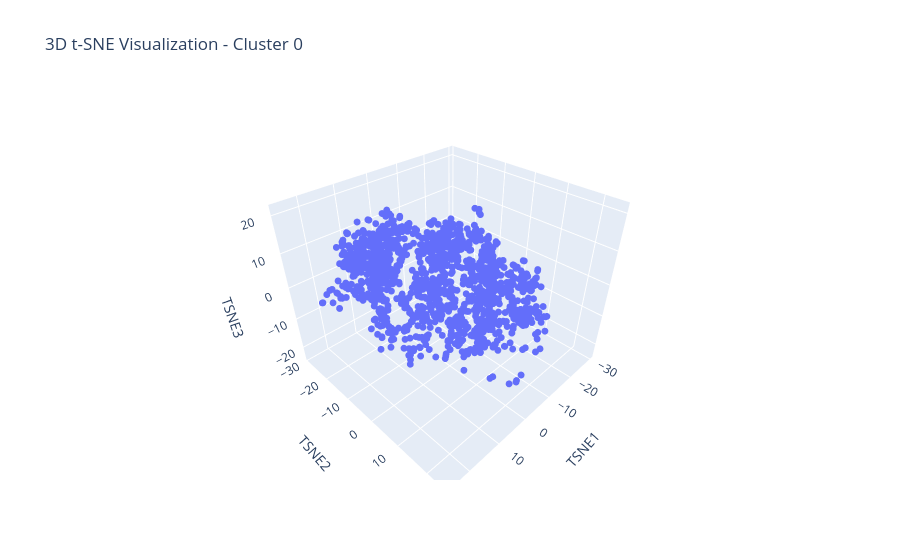
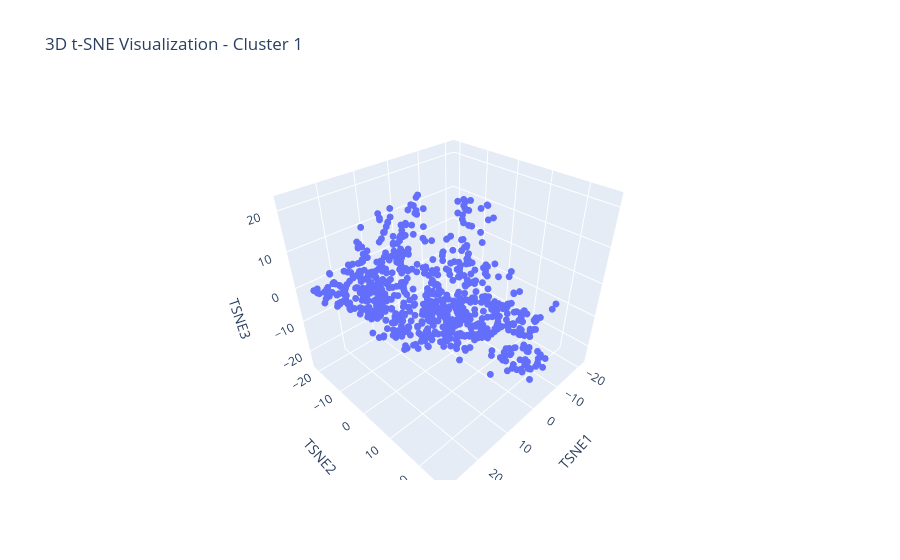
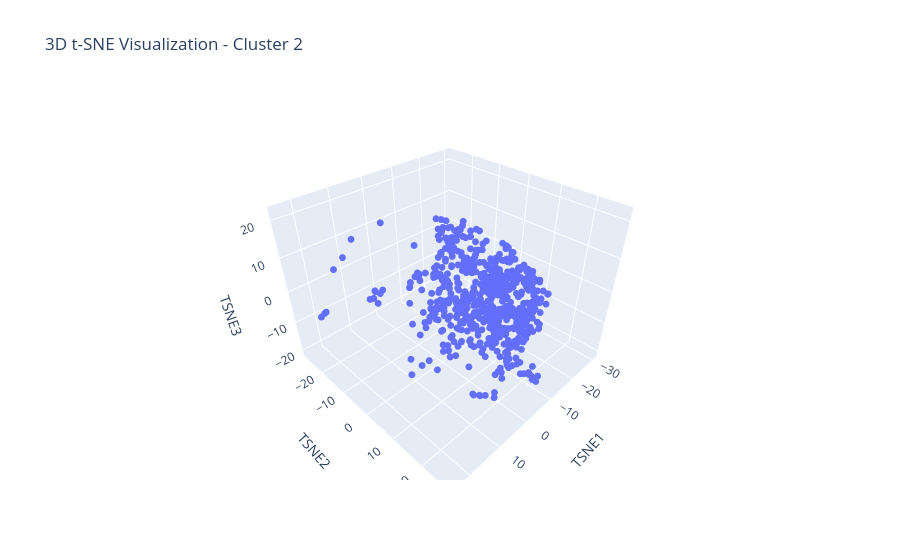

Source (notebook cell) for these figures, in order:
### Code cell
tsne_df = pd.DataFrame({
    "TSNE1": X_tsne[:,0],
    "TSNE2": X_tsne[:,1],
    "TSNE3": X_tsne[:,2],
    "Cluster": KMeans3.labels_
})

# Plot each cluster separately
for cluster in [0, 1, 2]:

    cluster_df = tsne_df[tsne_df["Cluster"] == cluster]

    fig = px.scatter_3d(
        cluster_df,
        x="TSNE1",
        y="TSNE2",
        z="TSNE3",
        title=f"3D t-SNE Visualization - Cluster {cluster}"
    )

    fig.update_traces(
        marker=dict(size=4)
    )

    fig.show()

### Figure 1 — Plotly figure (JSON) as saved in the notebook; plotly's stock layout.template omitted (floating-point values rounded to 4 significant figures; data arrays with more than 128 entries replaced by an {"elided": "..."} marker saying what was removed)
{"data": [{"hovertemplate": "TSNE1=%{x}<br>TSNE2=%{y}<br>TSNE3=%{z}<extra></extra>", "legendgroup": "", "marker": {"color": "#636efa", "size": 4, "symbol": "circle"}, "mode": "markers", "name": "", "scene": "scene", "showlegend": false, "type": "scatter3d", "x": {"elided": "1416 float values"}, "y": {"elided": "1416 float values"}, "z": {"elided": "1416 float values"}}], "layout": {"legend": {"tracegroupgap": 0}, "scene": {"domain": {"x": [0, 1], "y": [0, 1]}, "xaxis": {"title": {"text": "TSNE1"}}, "yaxis": {"title": {"text": "TSNE2"}}, "zaxis": {"title": {"text": "TSNE3"}}}, "title": {"text": "3D t-SNE Visualization - Cluster 0"}}}

### Figure 2 — Plotly figure (JSON) as saved in the notebook; plotly's stock layout.template omitted (floating-point values rounded to 4 significant figures; data arrays with more than 128 entries replaced by an {"elided": "..."} marker saying what was removed)
{"data": [{"hovertemplate": "TSNE1=%{x}<br>TSNE2=%{y}<br>TSNE3=%{z}<extra></extra>", "legendgroup": "", "marker": {"color": "#636efa", "size": 4, "symbol": "circle"}, "mode": "markers", "name": "", "scene": "scene", "showlegend": false, "type": "scatter3d", "x": {"elided": "805 float values"}, "y": {"elided": "805 float values"}, "z": {"elided": "805 float values"}}], "layout": {"legend": {"tracegroupgap": 0}, "scene": {"domain": {"x": [0, 1], "y": [0, 1]}, "xaxis": {"title": {"text": "TSNE1"}}, "yaxis": {"title": {"text": "TSNE2"}}, "zaxis": {"title": {"text": "TSNE3"}}}, "title": {"text": "3D t-SNE Visualization - Cluster 1"}}}

### Figure 3 — Plotly figure (JSON) as saved in the notebook; plotly's stock layout.template omitted (floating-point values rounded to 4 significant figures; data arrays with more than 128 entries replaced by an {"elided": "..."} marker saying what was removed)
{"data": [{"hovertemplate": "TSNE1=%{x}<br>TSNE2=%{y}<br>TSNE3=%{z}<extra></extra>", "legendgroup": "", "marker": {"color": "#636efa", "size": 4, "symbol": "circle"}, "mode": "markers", "name": "", "scene": "scene", "showlegend": false, "type": "scatter3d", "x": {"elided": "675 float values"}, "y": {"elided": "675 float values"}, "z": {"elided": "675 float values"}}], "layout": {"legend": {"tracegroupgap": 0}, "scene": {"domain": {"x": [0, 1], "y": [0, 1]}, "xaxis": {"title": {"text": "TSNE1"}}, "yaxis": {"title": {"text": "TSNE2"}}, "zaxis": {"title": {"text": "TSNE3"}}}, "title": {"text": "3D t-SNE Visualization - Cluster 2"}}}
